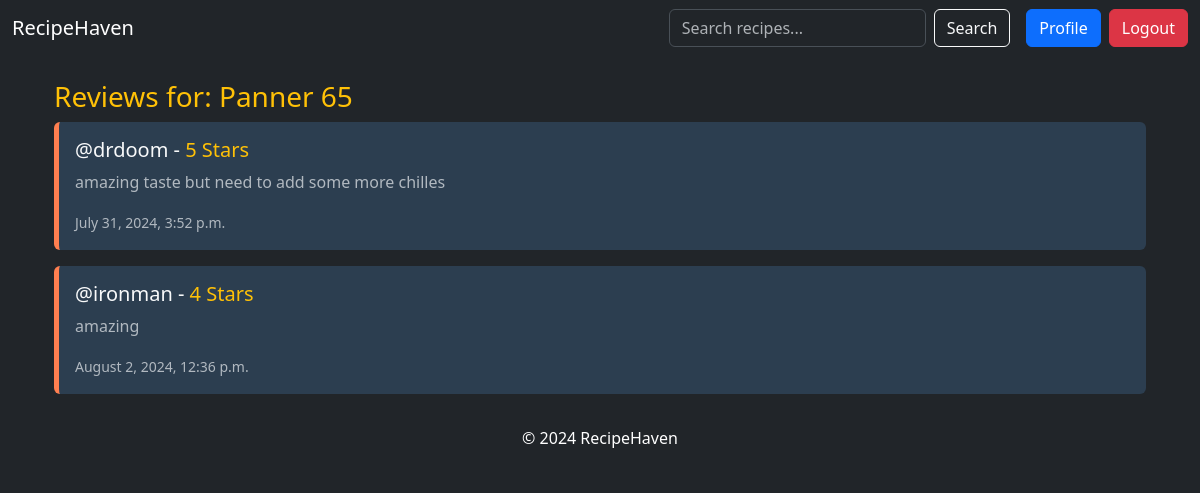
Screenshot of /8/create_review/ (signed in) with the database file from the repository.
### recipes/models.py (models this page shows, shortened)
class Recipe(models.Model):
    CATEGORY_CHOICES = [
        ("vegetarian", "Vegetarian"),
        ("non-vegetarian", "Non-Vegetarian"),
    ]
    user = models.ForeignKey(User, on_delete=models.CASCADE)
    title = models.TextField(max_length=70)
    description = models.TextField(max_length=220)
    ingredients = models.TextField(max_length=350)
    steps_to_cook = models.TextField(max_length=700)
    photo = models.ImageField(upload_to="photos/", blank=True, null=True)
    category = models.CharField(
        max_length=20, choices=CATEGORY_CHOICES, default="vegetarian"
    )
    created_at = models.DateTimeField(auto_now_add=True)
    updated_at = models.DateTimeField(auto_now=True)

class Review(models.Model):
    RATING_CHOICES = [
        (1, "1 Star"),
        (2, "2 Stars"),
        (3, "3 Stars"),
        (4, "4 Stars"),
        (5, "5 Stars"),
    ]
    user = models.ForeignKey(User, on_delete=models.CASCADE)
    recipe = models.ForeignKey(Recipe, on_delete=models.CASCADE)
    rating = models.IntegerField(choices=RATING_CHOICES, default=1)
    comment = models.TextField(max_length=240)
    created_at = models.DateTimeField(auto_now_add=True)
    updated_at = models.DateTimeField(auto_now=True)
    class Meta:
        unique_together = ("recipe", "user")

### recipes/views.py (the view)
# urls.py: path("<int:recipe_id>/create_review/", views.create_review, name="create_review"),
@login_required
def create_review(request, recipe_id):
    recipe = get_object_or_404(Recipe, pk=recipe_id)
    review_list = Review.objects.filter(recipe=recipe)
    user_review_exists = review_list.filter(user=request.user).exists()
    if request.method == "POST":
        form = ReviewForm(request.POST)
        if form.is_valid():
            review = form.save(commit=False)
            review.recipe = recipe
            review.user = request.user
            review.save()
            return render(request, "recipe/recipe_detail.html", {"recipe": recipe})
    else:
        form = ReviewForm()
    return render(
        request,
        "reviews/review_form.html",
        {
            "recipe": recipe,
            "form": form,
            "review_list": review_list,
            "user_review_exists": user_review_exists,
        },
    )

### recipes/forms.py
class ReviewForm(forms.ModelForm):
    class Meta:
        model = Review
        fields = ["rating", "comment"]
        widgets = {
            "rating": forms.Select(
                attrs={
                    "class": "form-control",
                }
            ),
            "comment": forms.Textarea(
                attrs={
                    "placeholder": "Enter Comment here",
                    "class": "form-control w-100",
                    "style": "height: 110px;",
                }
            ),
        }

### recipes/templates/reviews/review_form.html (shortened to what this page needs)
{% extends "layout.html" %}
{% block content %}
<div class="container">
    <h3 class="mt-4 text-warning">Reviews for: {{ recipe.title }}</h3>
    {% if review_list %}
        {% for review in review_list %}
            <div class="review mb-3 p-3 rounded" style="background-color: #2c3e50; border-left: 5px solid #ff7f50;">
               <div class="d-flex justify-content-between">
                    <h5 class="text-light">@{{ review.user.username }} - <span class="text-warning">{{ review.rating }} Stars</span>                     </h5>
                </div>
                <p class="text-muted">{{ review.comment }}</p>
                <small class="text-muted">{{ review.created_at|date:"F j, Y, g:i a" }}</small>
            </div>
        {% endfor %}
    {% else %}
        <p class="text-muted">No reviews yet.</p>
    {% endif %}
</div>
{% endblock %}

### rows the page displays
Recipe: title "Panner 65"
Review: user.username "drdoom", rating "5", comment "amazing taste but need to add some more chilles", created_at "July 31, 2024, 3:52 p.m."
Review: user.username "ironman", rating "4", comment "amazing", created_at "August 2, 2024, 12:36 p.m."
